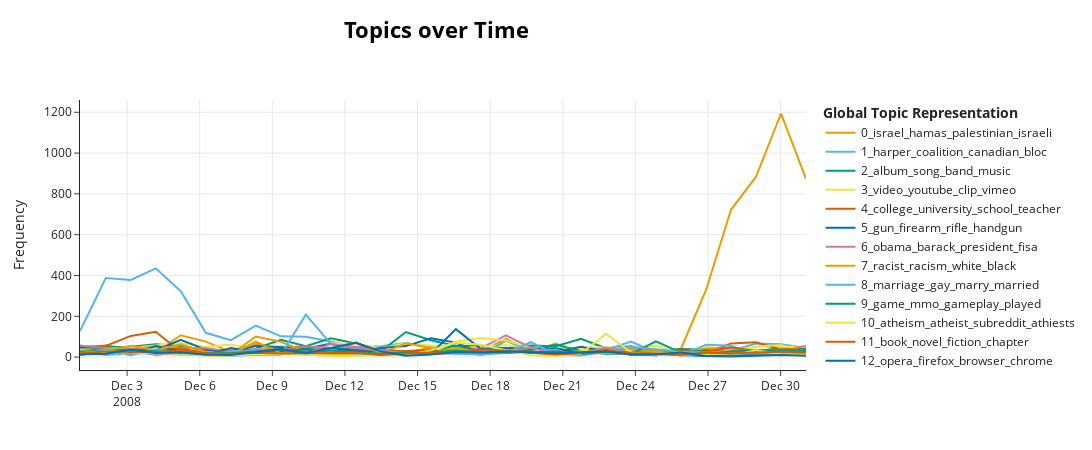

The notebook cell this image was saved under:
### Code cell
topic_model.visualize_topics_over_time(topics_over_time, top_n_topics=20)
